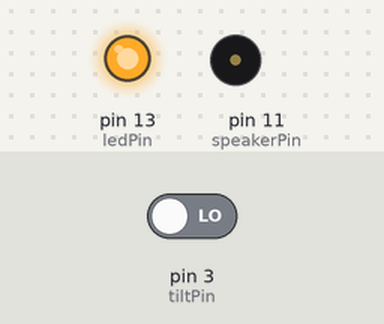
A sketch run on a simulated Arduino Uno, built with avr-gcc and run on an emulated ATmega328P. Shown: output pins drawn as LEDs (lit = HIGH), buzzer (waves = sounding). The inputs (shaded band) are chosen by the test bench; at power-on: pin 3 (tiltPin) LOW.

Above: at 1.2 s.
1.3 s: pin 3 (tiltPin) driven HIGH
At 2.3 s:
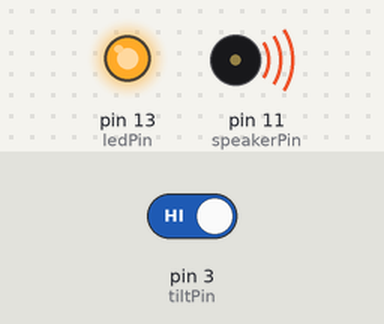
Timing chart, 0 to 4.3 s (numbered marks = the images above; inputs shaded):
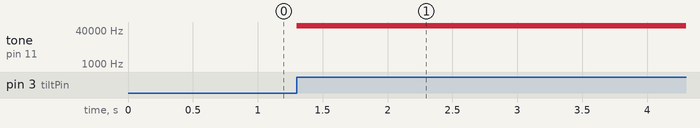

The sketch:

CatVoiceEmitter.ino
```cpp
#include <stdint.h>
#include <avr/interrupt.h>
#include <avr/io.h>
#include <avr/pgmspace.h>
#define SAMPLE_RATE 8000
#include "sounddata.h"

int ledPin = 13;
int speakerPin = 11; // Can be either 3 or 11, two PWM outputs connected to Timer 2
int tiltPin = 3;
volatile uint16_t sample;
byte lastSample;


void stopPlayback()
{
  // Disable playback per-sample interrupt.
  TIMSK1 &= ~_BV(OCIE1A);

  // Disable the per-sample timer completely.
  TCCR1B &= ~_BV(CS10);

  // Disable the PWM timer.
  TCCR2B &= ~_BV(CS10);
  digitalWrite(speakerPin, LOW);
}

// This is called at 8000 Hz to load the next sample.
ISR(TIMER1_COMPA_vect) {
  if (sample >= sounddata_length) {
    if (sample == sounddata_length + lastSample) {
      stopPlayback();
    }
    else {
      if(speakerPin==11){
        // Ramp down to zero to reduce the click at the end of playback.
        OCR2A = sounddata_length + lastSample - sample;
      }
      else {
        OCR2B = sounddata_length + lastSample - sample;
      }
    }
  }
  else {
    if(speakerPin==11){
      OCR2A = pgm_read_byte(&sounddata_data[sample]);
    }
    else {
      OCR2B = pgm_read_byte(&sounddata_data[sample]);
    }
  }

  ++sample;
}

void startPlayback()
{
  pinMode(speakerPin, OUTPUT);

  // Set up Timer 2 to do pulse width modulation on the speaker
  // pin.

  // Use internal clock (datasheet p.160)
  ASSR &= ~(_BV(EXCLK) | _BV(AS2));

  // Set fast PWM mode  (p.157)
  TCCR2A |= _BV(WGM21) | _BV(WGM20);
  TCCR2B &= ~_BV(WGM22);

  if(speakerPin==11){
    // Do non-inverting PWM on pin OC2A (p.155)
    // On the Arduino this is pin 11.
    TCCR2A = (TCCR2A | _BV(COM2A1)) & ~_BV(COM2A0);
    TCCR2A &= ~(_BV(COM2B1) | _BV(COM2B0));
    // No prescaler (p.158)
    TCCR2B = (TCCR2B & ~(_BV(CS12) | _BV(CS11))) | _BV(CS10);

    // Set initial pulse width to the first sample.
    OCR2A = pgm_read_byte(&sounddata_data[0]);
  }
  else {
    // Do non-inverting PWM on pin OC2B (p.155)
    // On the Arduino this is pin 3.
    TCCR2A = (TCCR2A | _BV(COM2B1)) & ~_BV(COM2B0);
    TCCR2A &= ~(_BV(COM2A1) | _BV(COM2A0));
    // No prescaler (p.158)
    TCCR2B = (TCCR2B & ~(_BV(CS12) | _BV(CS11))) | _BV(CS10);

    // Set initial pulse width to the first sample.
    OCR2B = pgm_read_byte(&sounddata_data[0]);
  }


  // Set up Timer 1 to send a sample every interrupt.

  cli();

  // Set CTC mode (Clear Timer on Compare Match) (p.133)
  // Have to set OCR1A *after*, otherwise it gets reset to 0!
  TCCR1B = (TCCR1B & ~_BV(WGM13)) | _BV(WGM12);
  TCCR1A = TCCR1A & ~(_BV(WGM11) | _BV(WGM10));

  // No prescaler (p.134)
  TCCR1B = (TCCR1B & ~(_BV(CS12) | _BV(CS11))) | _BV(CS10);

  // Set the compare register (OCR1A).
  // OCR1A is a 16-bit register, so we have to do this with
  // interrupts disabled to be safe.
  OCR1A = F_CPU / SAMPLE_RATE;    // 16e6 / 8000 = 2000

  // Enable interrupt when TCNT1 == OCR1A (p.136)
  TIMSK1 |= _BV(OCIE1A);

  lastSample = pgm_read_byte(&sounddata_data[sounddata_length-1]);
  sample = 0;
  sei();
}


void setup()
{
  pinMode(ledPin, OUTPUT);
  pinMode(tiltPin,INPUT);
  digitalWrite(ledPin, HIGH);
  //startPlayback();
}

void loop()
{
  if(digitalRead(tiltPin)==HIGH){
    startPlayback();
  }
  //while (true);
}
```

Source omitted: sounddata.h (data table, 56792 bytes)

Measured:
- after the input at 1.3 s, tone on pin 11 (speakerPin): silent → 62500 Hz at once
